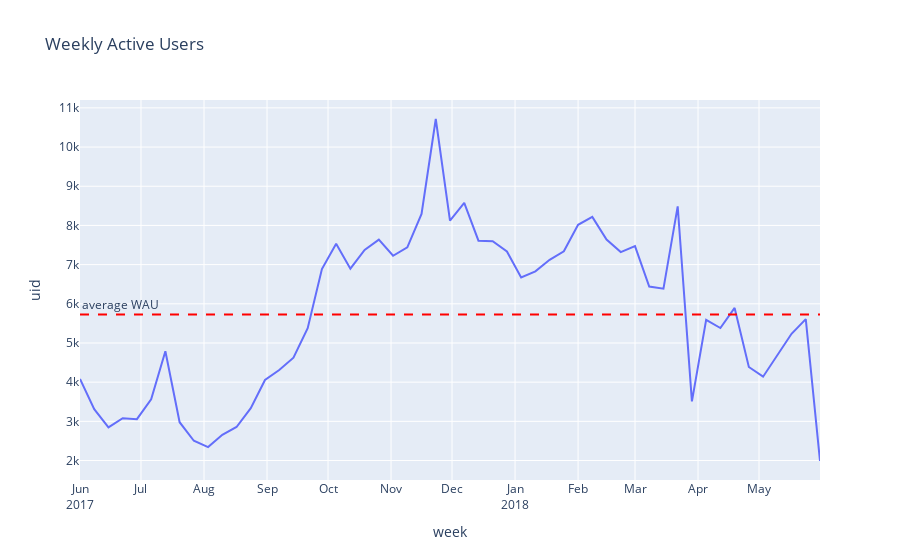

Notebook code for this chart:
### Markdown cell above
##### The plarform has an average of 5724 users being active during a week.

### Code cell
# Plot the WAU metrics. 
fig = px.line(wau,
              x = 'week',
              y = 'uid',
              title = 'Weekly Active Users')
#adding reference line with average WAU over time
fig.add_hline(y = wau['uid'].mean(),
              line_dash = 'dash',
              line_color = 'red',
              annotation_text = 'average WAU',
             annotation_position = 'top left')
#customize x-axis to show all months
fig.update_xaxes(
    dtick = 'M1', #tick every month
    tickformat = '%b\n%Y' #format the ticks as abbreviated month names.
)
fig.show()

### Figure 1 — Plotly figure (JSON) as saved in the notebook; plotly's stock layout.template omitted (floating-point values rounded to 4 significant figures)
{"data": [{"hovertemplate": "week=%{x}<br>uid=%{y}<extra></extra>", "legendgroup": "", "line": {"color": "#636efa", "dash": "solid"}, "marker": {"symbol": "circle"}, "mode": "lines", "name": "", "orientation": "v", "showlegend": false, "type": "scatter", "x": ["2017-06-01T00:00:00", "2017-06-08T00:00:00", "2017-06-15T00:00:00", "2017-06-22T00:00:00", "2017-06-29T00:00:00", "2017-07-06T00:00:00", "2017-07-13T00:00:00", "2017-07-20T00:00:00", "2017-07-27T00:00:00", "2017-08-03T00:00:00", "2017-08-10T00:00:00", "2017-08-17T00:00:00", "2017-08-24T00:00:00", "2017-08-31T00:00:00", "2017-09-07T00:00:00", "2017-09-14T00:00:00", "2017-09-21T00:00:00", "2017-09-28T00:00:00", "2017-10-05T00:00:00", "2017-10-12T00:00:00", "2017-10-19T00:00:00", "2017-10-26T00:00:00", "2017-11-02T00:00:00", "2017-11-09T00:00:00", "2017-11-16T00:00:00", "2017-11-23T00:00:00", "2017-11-30T00:00:00", "2017-12-07T00:00:00", "2017-12-14T00:00:00", "2017-12-21T00:00:00", "2017-12-28T00:00:00", "2018-01-04T00:00:00", "2018-01-11T00:00:00", "2018-01-18T00:00:00", "2018-01-25T00:00:00", "2018-02-01T00:00:00", "2018-02-08T00:00:00", "2018-02-15T00:00:00", "2018-02-22T00:00:00", "2018-03-01T00:00:00", "2018-03-08T00:00:00", "2018-03-15T00:00:00", "2018-03-22T00:00:00", "2018-03-29T00:00:00", "2018-04-05T00:00:00", "2018-04-12T00:00:00", "2018-04-19T00:00:00", "2018-04-26T00:00:00", "2018-05-03T00:00:00", "2018-05-10T00:00:00", "2018-05-17T00:00:00", "2018-05-24T00:00:00", "2018-05-31T00:00:00"], "xaxis": "x", "y": [4082, 3311, 2844, 3079, 3055, 3563, 4790, 2978, 2505, 2343, 2658, 2856, 3337, 4056, 4311, 4625, 5377, 6888, 7535, 6896, 7375, 7638, 7226, 7441, 8294, 10716, 8122, 8575, 7611, 7597, 7334, 6672, 6829, 7123, 7341, 8016, 8218, 7639, 7319, 7470, 6439, 6387, 8486, 3511, 5590, 5382, 5894, 4388, 4140, 4692, 5234, 5609, 1988], "yaxis": "y"}], "layout": {"annotations": [{"showarrow": false, "text": "average WAU", "x": 0, "xanchor": "left", "xref": "x domain", "y": 5724.0, "yanchor": "bottom", "yref": "y"}], "legend": {"tracegroupgap": 0}, "shapes": [{"line": {"color": "red", "dash": "dash"}, "type": "line", "x0": 0, "x1": 1, "xref": "x domain", "y0": 5724.0, "y1": 5724.0, "yref": "y"}], "title": {"text": "Weekly Active Users"}, "xaxis": {"anchor": "y", "domain": [0, 1], "dtick": "M1", "tickformat": "%b\n%Y", "title": {"text": "week"}}, "yaxis": {"anchor": "x", "domain": [0, 1], "title": {"text": "uid"}}}}
